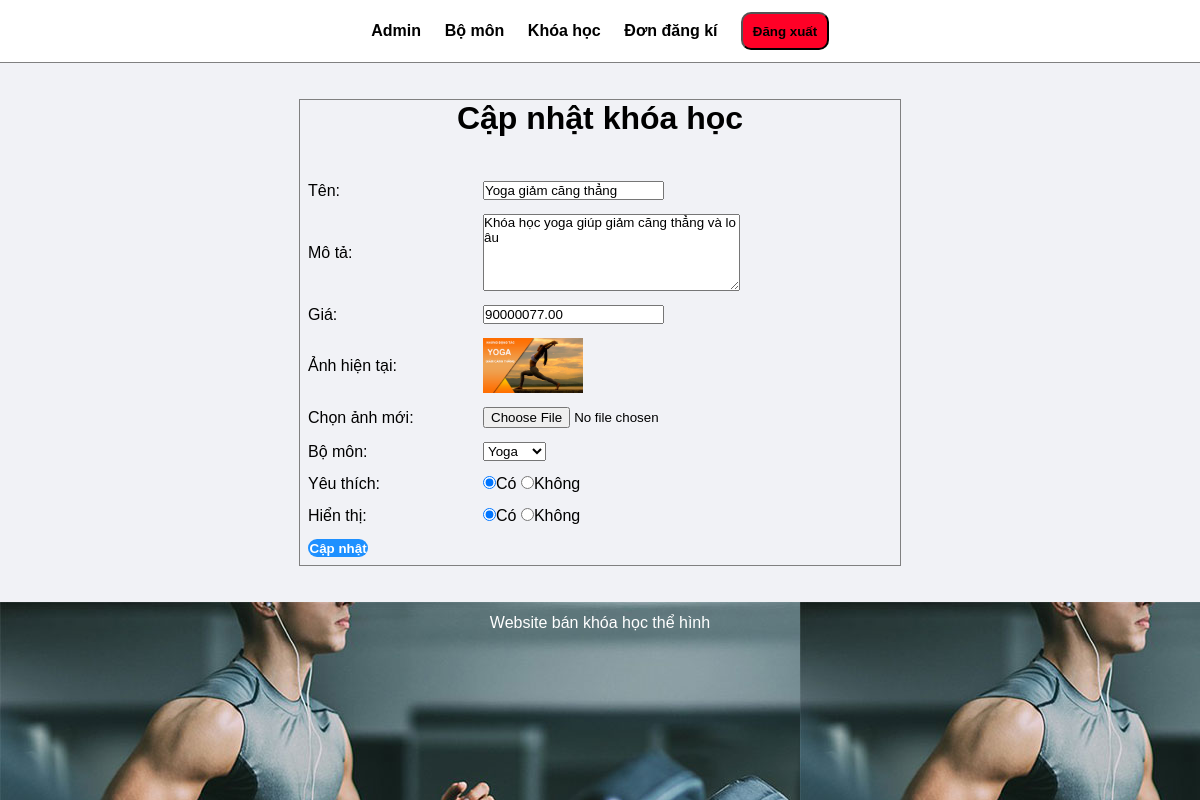
Screenshot of /admin/update-course.php?id=2 with the database file from the repository.
### tables this page shows
CREATE TABLE `tbl_course` (
  `id` int(11) NOT NULL,
  `title` varchar(255) NOT NULL,
  `description` varchar(255) DEFAULT NULL,
  `image_name` varchar(255) DEFAULT NULL,
  `course_fee` decimal(10,2) DEFAULT NULL,
  `lesson_number` int(11) DEFAULT NULL,
  `category_id` int(11) DEFAULT NULL,
  `featured` enum('Yes','No') DEFAULT 'Yes',
  `active` enum('Yes','No') DEFAULT 'Yes'
);

CREATE TABLE `tbl_category` (
  `id` int(11) NOT NULL,
  `title` varchar(255) NOT NULL,
  `description` varchar(255) DEFAULT NULL,
  `image_name` varchar(255) DEFAULT NULL,
  `featured` enum('Yes','No') DEFAULT 'No',
  `active` enum('Yes','No') DEFAULT 'Yes'
);

### admin/update-course.php (the view, shortened to what this page needs)
<?php include('menu.php');?>
<?php
    if(isset($_GET['id'])){
        $id = $_GET['id'];
        $sql2 ="SELECT * FROM tbl_course WHERE id=$id";
        $connect = mysqli_connect('localhost','root','','fitness_course');
        $res2 = mysqli_query($connect,$sql2);
        $row2 = mysqli_fetch_assoc($res2);
        $description = $row2['description'];
        $current_category = $row2['category_id'];
        $current_image = $row2['image_name'];
        $title = $row2['title'];
        $course_fee = $row2['course_fee'];
        $featured = $row2['featured'];
        $active = $row2['active'];
    }
?>
<div class="main-content">
    <div class="content" style="margin: auto;width: 50%;border: 1px solid grey;">
        <h1 style="text-align: center;">Cập nhật khóa học</h1>
        <br><br>
        <form action="" method="post" enctype="multipart/form-data">
            <table width="100%">
                <tr>
                    <td>Tên: </td>
                    <td>
                        <input type="text" name="title" placeholder="Tên khóa học" value="<?=$title?>">
                    </td>
                </tr>
                <tr>
                    <td>Mô tả: </td>
                    <td>
                        <textarea name="description" cols="30" rows="5"><?=$description?></textarea>
                    </td>
                </tr>
                <tr>
                    <td>Giá: </td>
                    <td>
                        <input type="number" name="course_fee" value="<?=$course_fee?>">
                    </td>
                </tr>
                <tr>
                    <td>Ảnh hiện tại: </td>
                    <td>
                        <?php
                            if($current_image==""){
                                echo "Ảnh không tồn tại";
                            }else {
                                ?>
                                <img src="../images/course/<?=$current_image;?>" width="100px">
                                <?php
                            }
                        ?>
                    </td>
                </tr>
                <tr>
                    <td>Chọn ảnh mới: </td>
                    <td>
                        <input type="file" name="image">
                    </td>
                </tr>
                <tr>
                    <td>Bộ môn: </td>
                    <td>
                        <select name="category">
                            <?php
                                $sql = "SELECT * FROM tbl_category WHERE active = 'Yes' ";
                                $connect = mysqli_connect('localhost','root','','fitness_course');
                                $res = mysqli_query($connect,$sql);
                                $count = mysqli_num_rows($res);
                                if($count > 0){
                                    while($row=mysqli_fetch_assoc($res)){
                                        $category_title = $row['title'];
                                        $category_id = $row['id'];
                                        ?>
                                        <option <?php if($current_category==$category_id) {echo "selected";} ?> value="<?=$category_id;?>"><?=$category_title?></option>
                                        <?php
                                    }
                                }else{
                                    echo "tbl_category không có data";
                                }
                            ?>
                        </select>
                    </td>
                </tr>
                <tr>
                    <td>Yêu thích: </td>
                    <td>
                        <input <?php if($featured=="Yes") {echo "checked";} ?> type="radio" name="featured" value="Yes">Có
                        <input <?php if($featured=="No") {echo "checked";} ?> type="radio" name="featured" value="No">Không
                    </td>
                </tr>
                <tr>
                    <td>Hiển thị: </td>
                    <td>
                        <input <?php if($active=="Yes") {echo "checked";} ?> type="radio" name="active" value="Yes">Có
                        <input <?php if($active=="No") {echo "checked";} ?> type="radio" name="active" value="No">Không
                    </td>
                </tr>
                <tr>
                    <td>
                        <input type="submit" name="submit" value="Cập nhật" class="btn btn-primary" style="border:none;">
                    </td>
                </tr>
            </table>
        </form>
    </div>
</div>
<?php include('footer.php') ?>

### css/admin.css (style rules this page uses)
* { margin: 0; padding: 0; font-family: Arial, Helvetica,sans-serif; }
.btn-primary { background-color : #1e90ff; padding: 1%; color: white; text-decoration: none; font-weight: bold; }
.btn { border-radius: 10px; }
.main-content { background-color: #f1f2f6; padding: 3% 0; }
table tr td { padding: 1%; }

### rows the page displays
tbl_course: title "Yoga giảm căng thẳng", description "Khóa học yoga giúp giảm căng thẳng và lo âu", course_fee "90000077.00", image_name (picture), category "Yoga", featured "☑", active "☑"
